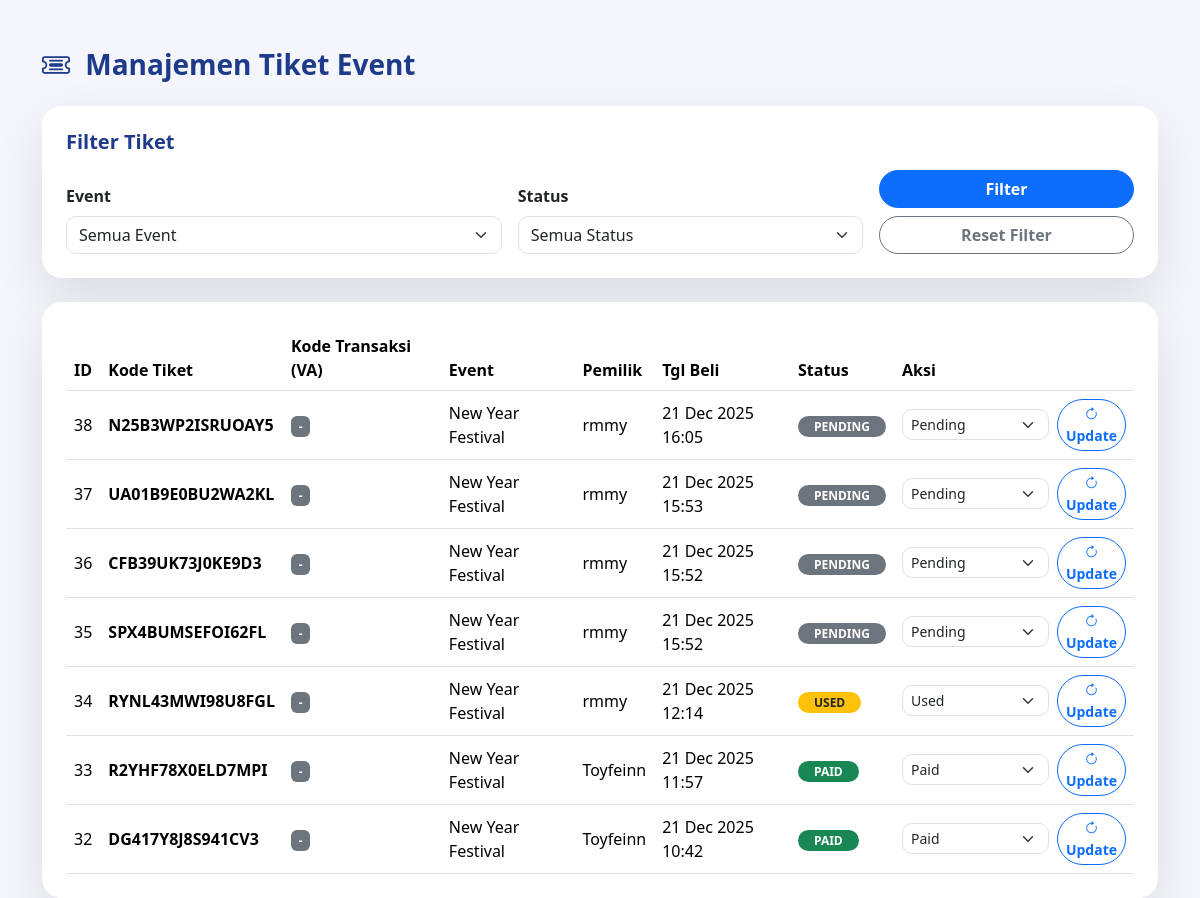
The app's page /admin/manage_tickets.php (signed in) with its own data.
### tables this page shows
CREATE TABLE `tickets` (
  `id` int(11) UNSIGNED NOT NULL,
  `user_id` int(11) UNSIGNED NOT NULL,
  `event_id` int(11) UNSIGNED NOT NULL,
  `ticket_code` varchar(16) NOT NULL,
  `transaction_code` varchar(32) DEFAULT NULL,
  `price` decimal(10,0) NOT NULL,
  `status` enum('PENDING','PAID','USED','CANCELED') NOT NULL DEFAULT 'PENDING',
  `purchase_date` timestamp NOT NULL DEFAULT current_timestamp(),
  `payment_date` datetime DEFAULT NULL,
  `used_at` datetime DEFAULT NULL,
  `reminder_sent` tinyint(1) DEFAULT 0,
  `reminder_sent_at` datetime DEFAULT NULL,
  `payment_method` varchar(50) DEFAULT NULL,
  `payment_proof` varchar(255) DEFAULT NULL
);

CREATE TABLE `events` (
  `id` int(11) UNSIGNED NOT NULL,
  `title` varchar(255) NOT NULL,
  `event_date` date DEFAULT NULL,
  `date` date NOT NULL,
  `time` time NOT NULL,
  `location` varchar(255) NOT NULL,
  `description` text DEFAULT NULL,
  `total_tickets` int(11) NOT NULL,
  `price` decimal(10,2) NOT NULL,
  `created_at` timestamp NOT NULL DEFAULT current_timestamp()
);

CREATE TABLE `users` (
  `id` int(11) UNSIGNED NOT NULL,
  `username` varchar(50) NOT NULL,
  `password` varchar(255) NOT NULL,
  `email` varchar(100) NOT NULL,
  `role` enum('user','admin','super_admin') NOT NULL DEFAULT 'user',
  `is_active` tinyint(1) DEFAULT 1,
  `created_at` timestamp NOT NULL DEFAULT current_timestamp(),
  `reset_token` varchar(64) DEFAULT NULL,
  `token_expiry` datetime DEFAULT NULL
);

### admin/manage_tickets.php (the view, shortened to what this page needs)
<?php
require_once '../config/database.php';
$where_clauses = [];
$params = [];
$where_sql = count($where_clauses) > 0 ? "WHERE " . implode(" AND ", $where_clauses) : "";
$sql = "
    -- TAMBAHKAN t.transaction_code DI SINI
    SELECT t.*, t.transaction_code, e.title AS event_title, u.username
    FROM tickets t
    JOIN events e ON t.event_id = e.id
    JOIN users u ON t.user_id = u.id
    {$where_sql}
    ORDER BY t.purchase_date DESC
";
$stmt = $pdo->prepare($sql);
$stmt->execute($params);
$tickets = $stmt->fetchAll(PDO::FETCH_ASSOC);
$status_list = ['PENDING', 'PAID', 'USED', 'CANCELED'];
?>
<!DOCTYPE html>
<html lang="id">
<head>
    <link href="https://cdn.jsdelivr.net/npm/bootstrap@5.3.3/dist/css/bootstrap.min.css" rel="stylesheet">
    <link rel="stylesheet" href="https://cdn.jsdelivr.net/npm/bootstrap-icons@1.11.3/font/bootstrap-icons.min.css">
</head>
<body>
<div class="container mt-5">
    <h3 class="page-title mb-4">
        <i class="bi bi-ticket-detailed me-2"></i>
        Manajemen Tiket Event
    </h3>
    <div class="card card-custom p-4 mb-4">
        <h5 class="filter-title mb-3">Filter Tiket</h5>
        <form action="manage_tickets.php" method="GET" class="row g-3 align-items-end">
            <div class="col-md-5">
                <label for="event_id" class="form-label fw-semibold">Event</label>
                <select name="event_id" id="event_id" class="form-select">
                    <option value="">Semua Event</option>
                </select>
            </div>
            <div class="col-md-4">
                <label for="status" class="form-label fw-semibold">Status</label>
                <select name="status" id="status" class="form-select">
                    <option value="">Semua Status</option>
                </select>
            </div>
            <div class="col-md-3 d-grid gap-2">
                <button type="submit" class="btn btn-primary btn-rounded">
                    Filter
                </button>
                <a href="manage_tickets.php" class="btn btn-outline-secondary btn-rounded">
                    Reset Filter
                </a>
            </div>
        </form>
    </div>
    <div class="card card-custom p-4">
        <div class="table-responsive">
            <table class="table table-hover align-middle mb-0">
                <thead>
                    <tr>
                        <th>ID</th>
                        <th>Kode Tiket</th>
                        <th>Kode Transaksi (VA)</th>
                        <th>Event</th>
                        <th>Pemilik</th>
                        <th>Tgl Beli</th>
                        <th>Status</th>
                        <th style="width:240px">Aksi</th>
                    </tr>
                </thead>
                <tbody>
                    <?php if (empty($tickets)): ?>
                        <tr>
                            <td colspan="8" class="text-center text-muted py-4">
                                Tidak ada tiket yang ditemukan berdasarkan filter ini.
                            </td>
                        </tr>
                    <?php else: ?>
                        <?php foreach ($tickets as $ticket): ?>
                        <tr>
                            <td><?= $ticket['id'] ?></td>
                            <td class="fw-bold"><?= htmlspecialchars($ticket['ticket_code']) ?></td>
                            <td>
                                <span class="badge bg-secondary">
                                    <?= htmlspecialchars($ticket['transaction_code'] ?? '-') ?>
                                </span>
                            </td>
                            <td><?= htmlspecialchars($ticket['event_title']) ?></td>
                            <td><?= htmlspecialchars($ticket['username']) ?></td>
                            <td><?= date('d M Y H:i', strtotime($ticket['purchase_date'])) ?></td>
                            <td>
                                <?php
                                    $status_badge = match ($ticket['status']) {
                                        'PAID' => 'bg-success',
                                        'USED' => 'bg-warning text-dark',
                                        'PENDING' => 'bg-secondary',
                                        default => 'bg-danger',
                                    };
                                ?>
                                <span class="badge <?= $status_badge ?> rounded-pill px-3">
                                    <?= htmlspecialchars($ticket['status']) ?>
                                </span>
                            </td>
                            <td>
                                <form action="manage_tickets.php" method="POST" class="d-flex align-items-center gap-2">
                                    <select name="new_status" class="form-select form-select-sm" required>
                                        <?php foreach ($status_list as $status): ?>
                                            <option value="<?= $status ?>" <?= $ticket['status'] == $status ? 'selected' : '' ?>>
                                                <?= ucfirst(strtolower($status)) ?>
                                            </option>
                                        <?php endforeach; ?>
                                    </select>
                                    <button type="submit"
                                            name="update_status"
                                            class="btn btn-sm btn-outline-primary btn-rounded">
                                        <i class="bi bi-arrow-clockwise"></i> Update
                                    </button>
                                </form>
                            </td>
                        </tr>
                        <?php endforeach; ?>
                    <?php endif; ?>
                </tbody>
            </table>
        </div>
    </div>
</div>
</body>
</html>

### admin/manage_tickets.php (style rules this page uses)
body { background:#f4f6fb; font-family:"Segoe UI", sans-serif; }
.page-title { font-weight:800; color:#1e3a8a; }
.card-custom { border:none; border-radius:20px; box-shadow:0 20px 50px rgba(0,0,0,.1); }
.filter-title { font-weight:700; color:#1e3a8a; }
.btn-rounded { border-radius:999px; font-weight:600; }
.table thead { background:#1e3a8a; color:#fff; }
.table td { vertical-align:middle; }
.form-select, .form-control { border-radius:10px; }

### records on screen
tickets: id "38", ticket_code "N25B3WP2ISRUOAY5", transaction_code "-", event.title "New Year Festival", user.username "rmmy", purchase_date "21 Dec 2025 16:05", status "PENDING", new_status "Pending"
tickets: id "37", ticket_code "UA01B9E0BU2WA2KL", transaction_code "-", event.title "New Year Festival", user.username "rmmy", purchase_date "21 Dec 2025 15:53", status "PENDING", new_status "Pending"
tickets: id "36", ticket_code "CFB39UK73J0KE9D3", transaction_code "-", event.title "New Year Festival", user.username "rmmy", purchase_date "21 Dec 2025 15:52", status "PENDING", new_status "Pending"
tickets: id "35", ticket_code "SPX4BUMSEFOI62FL", transaction_code "-", event.title "New Year Festival", user.username "rmmy", purchase_date "21 Dec 2025 15:52", status "PENDING", new_status "Pending"
tickets: id "34", ticket_code "RYNL43MWI98U8FGL", transaction_code "-", event.title "New Year Festival", user.username "rmmy", purchase_date "21 Dec 2025 12:14", status "USED", new_status "Used"
tickets: id "33", ticket_code "R2YHF78X0ELD7MPI", transaction_code "-", event.title "New Year Festival", user.username "Toyfeinn", purchase_date "21 Dec 2025 11:57", status "PAID", new_status "Paid"
tickets: id "32", ticket_code "DG417Y8J8S941CV3", transaction_code "-", event.title "New Year Festival", user.username "Toyfeinn", purchase_date "21 Dec 2025 10:42", status "PAID", new_status "Paid"
